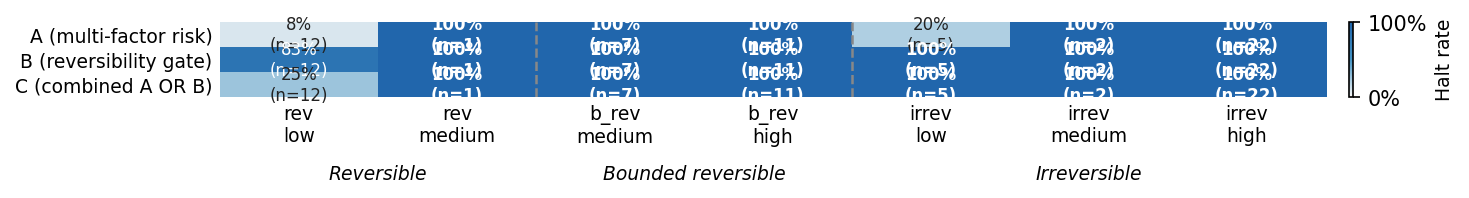

This figure's Python source:
"""
Figure 2: Halt rate heatmap by reversibility tier x risk tier, per classifier.

Reads corpus/scenarios.json and experiments/aggregate/consistency.csv directly.
Rows = classifiers (A, B, C). Columns = subgroups (reversibility x risk tier).
Cell colour = halt rate within that subgroup; cell text = rate + item count.
Empty subgroups (n=0) are left blank.
Renders fig2-halt-rate-heatmap.png.
"""
import matplotlib
matplotlib.use('Agg')
import matplotlib.pyplot as plt
import matplotlib.colors as mcolors
import numpy as np
import csv, json
from collections import defaultdict

# --- Load data ---
data = json.load(open('corpus/scenarios.json'))
scenarios = {s['id']: s for s in data['scenarios']}

rows = list(csv.DictReader(open('experiments/aggregate/consistency.csv')))
verdicts = {}
for r in rows:
    verdicts.setdefault(r['classifier'], {})[r['scenario_id']] = r['verdict_mode']

# --- Compute halt rates per (clf, reversibility, risk_tier) ---
REVS  = ['reversible', 'bounded_reversible', 'irreversible']
RISKS = ['low', 'medium', 'high']
CLFS  = ['A', 'B', 'C']

# column labels: rev/risk pairs that have at least one item
col_keys = [(rev, risk) for rev in REVS for risk in RISKS]
occupied = []
for key in col_keys:
    rev, risk = key
    n = sum(1 for sc in scenarios.values()
            if sc['reversibility'] == rev and sc['risk_tier'] == risk)
    if n > 0:
        occupied.append((key, n))

# Build matrix: rows=classifiers, cols=occupied subgroups
matrix = np.full((len(CLFS), len(occupied)), np.nan)
for ci, clf in enumerate(CLFS):
    for ki, ((rev, risk), n) in enumerate(occupied):
        halts = sum(
            1 for sid, sc in scenarios.items()
            if sc['reversibility'] == rev and sc['risk_tier'] == risk
            and verdicts[clf][sid] == 'halt'
        )
        matrix[ci, ki] = halts / n

# --- Plot ---
col_labels = []
col_ns = []
for (rev, risk), n in occupied:
    rev_short = {'reversible': 'rev', 'bounded_reversible': 'b_rev', 'irreversible': 'irrev'}[rev]
    col_labels.append(f'{rev_short}\n{risk}')
    col_ns.append(n)

fig, ax = plt.subplots(figsize=(10, 3.2))
fig.patch.set_facecolor('white')
ax.set_facecolor('white')

cmap = mcolors.LinearSegmentedColormap.from_list(
    'rg', ['#f7f7f7', '#4393c3', '#2166ac'], N=256)

im = ax.imshow(matrix, cmap=cmap, vmin=0, vmax=1, aspect='auto')

# Cell annotations
for ci in range(len(CLFS)):
    for ki in range(len(occupied)):
        v = matrix[ci, ki]
        text_color = 'white' if v > 0.6 else '#222222'
        ax.text(ki, ci, f'{v:.0%}\n(n={col_ns[ki]})',
                ha='center', va='center', fontsize=8,
                color=text_color, fontweight='bold' if v == 1.0 or v == 0.0 else 'normal')

ax.set_xticks(range(len(occupied)))
ax.set_xticklabels(col_labels, fontsize=9)
ax.set_yticks(range(len(CLFS)))
ax.set_yticklabels(['A (multi-factor risk)', 'B (reversibility gate)', 'C (combined A OR B)'],
                   fontsize=9)

# Colorbar
cbar = plt.colorbar(im, ax=ax, orientation='vertical', fraction=0.03, pad=0.02)
cbar.set_label('Halt rate', fontsize=9)
cbar.ax.yaxis.set_major_formatter(plt.FuncFormatter(lambda v, _: f'{v:.0%}'))

# Separator lines between reversibility groups
group_sizes = {}
for (rev, risk), n in occupied:
    group_sizes[rev] = group_sizes.get(rev, 0) + 1
boundaries = []
count = 0
for rev in REVS:
    count += group_sizes.get(rev, 0)
    boundaries.append(count)
for b in boundaries[:-1]:
    ax.axvline(b - 0.5, color='#888888', linewidth=1.2, linestyle='--')

# Group labels above
group_starts = {}
pos = 0
for rev in REVS:
    sz = group_sizes.get(rev, 0)
    if sz:
        group_starts[rev] = pos + (sz - 1) / 2
        pos += sz
rev_display = {'reversible': 'Reversible', 'bounded_reversible': 'Bounded reversible',
               'irreversible': 'Irreversible'}
for rev, xpos in group_starts.items():
    ax.text(xpos, -0.9, rev_display[rev],
            ha='center', va='top', fontsize=9, fontstyle='italic',
            transform=ax.get_xaxis_transform())

ax.spines['top'].set_visible(False)
ax.spines['right'].set_visible(False)
ax.spines['bottom'].set_visible(False)
ax.spines['left'].set_visible(False)
ax.tick_params(length=0)

plt.tight_layout()
plt.savefig('figures/fig2-halt-rate-heatmap.png', dpi=150, bbox_inches='tight')
print('Wrote figures/fig2-halt-rate-heatmap.png')
